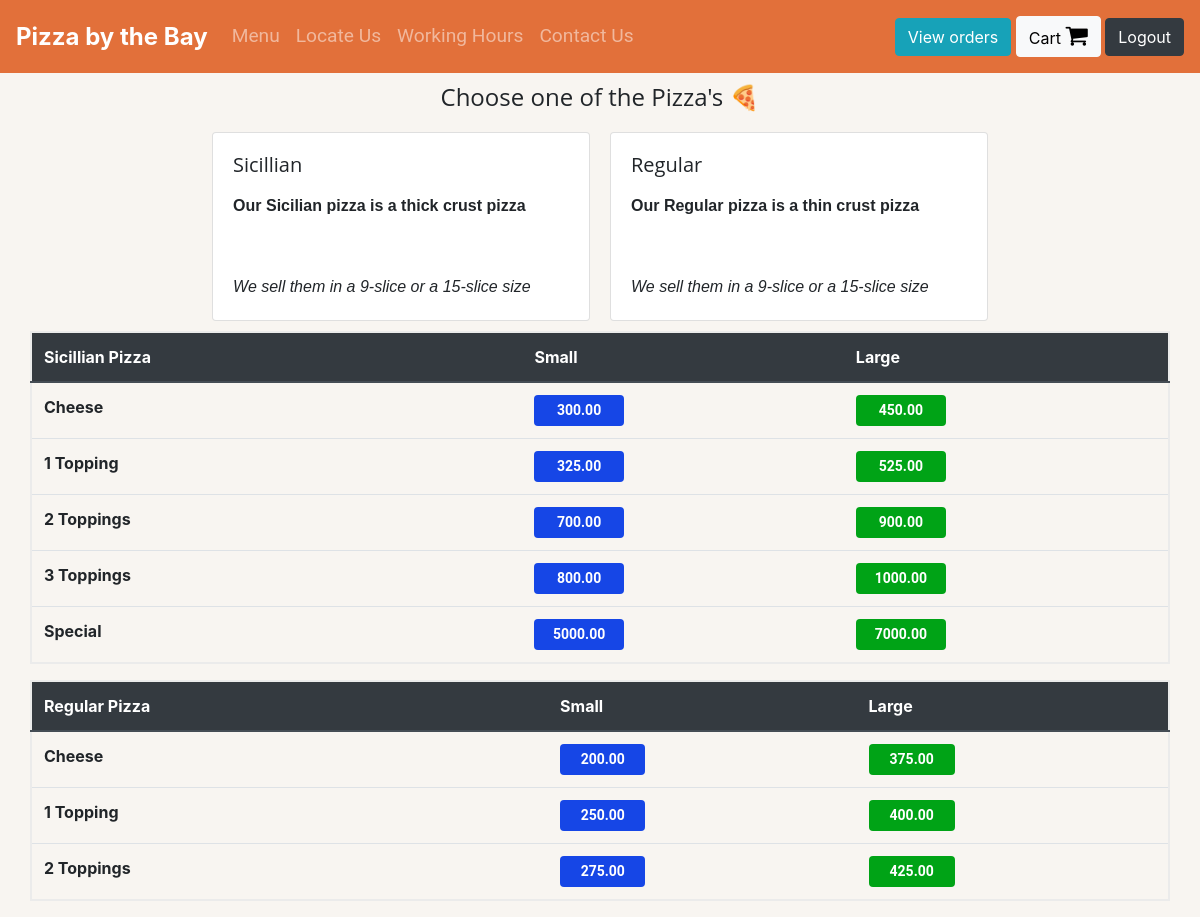
The page /Pizza (signed in) on the database its author committed.
### orders/models.py (models this page shows, shortened)
class SicilianPizza(models.Model):
    pizza_choice = models.CharField(max_length=200)
    small_price = models.DecimalField(max_digits=6, decimal_places=2)
    large_price = models.DecimalField(max_digits=6, decimal_places=2)
    category_description = models.TextField() #make this the wysiwyg text field

class RegularPizza(models.Model):
    pizza_choice = models.CharField(max_length=200)
    small_price = models.DecimalField(max_digits=6, decimal_places=2)
    large_price = models.DecimalField(max_digits=6, decimal_places=2)
    category_description = models.TextField() #make this the wysiwyg text field

### orders/views.py (the view)
# urls.py: path("Pizza", views.pizza, name="pizza"),
def pizza(request):
    if request.user.is_authenticated:
        return render(request, "orders/pizza.html", context = {"regular_pizza":RegularPizza.objects.all, "sicillian_pizza":SicilianPizza.objects.all , "toppings":Toppings.objects.all, "number_of_toppings":[1,2,3]})
    else:
        return redirect("orders:login")

### orders/models.py (called while the page is built)
    def __str__(self):
        return f"{self.topping_name}"

### orders/templates/orders/pizza.html (shortened to what this page needs)
{% extends 'orders/header.html' %}
{% block content %}
    <div class="container">
      <h4 style="margin:10px; text-align:center; font-family: 'Open Sans', sans-serif"> Choose one of the Pizza's &#x1f355 </h4>
      <div class="row justify-content-center" style="font-family: 'Open Sans', sans-serif">
            <div class="card" id="sicillian_pizza_card" style="width: 10cm; margin:10px;height: 5cm;">
              <div class="card-body">
                <h5 class="card-title">Sicillian </h5>
                {% for pizza in sicillian_pizza %}
                  {% if pizza.category_description != "default" %}
                    <p class="card-text">{{ pizza.category_description | safe }}</p>
                  {% endif %}
                {% endfor %}
              </div>
            </div>
            <div class="card" id="regular_pizza_card" style="width: 10cm; margin:10px; height:5cm">
              <div class="card-body">
                <h5 class="card-title" >Regular </h5>
                {% for pizza in regular_pizza %}
                  {% if pizza.category_description != "default" %}
                    <p class="card-text">{{ pizza.category_description | safe}}</p>
                  {% endif %}
                {% endfor %}
              </div>
            </div>
      </div>
      <div class="row" >
        <table class="table" id="sicillian_pizza_table" style="border: 2px solid rgb(235, 235, 235)">
          <thead class="thead-dark">
            <tr>
              <th scope="col">Sicillian Pizza</th>
              <th scope="col">Small</th>
              <th scope="col">Large</th>
            </tr>
          </thead>
          <tbody>
            {% for pizza in sicillian_pizza %}
              <tr>
                <th>{{pizza.pizza_choice}}</th>
                {% if forloop.counter0 in number_of_toppings %}
                  <td><button type="button" style="font-family: Roboto, sans-serif; outline: 0;
                    background-color: #1646e6;
                    width: 30%;
                    border: 0;
                    padding: 5px;
                    color: #FFFFFF;
                    font-size: 14px; cursor: pointer;"  class="btn btn-primary add_to_cart"  onclick="pizza_toppings({{forloop.counter0}}, 'Small Sicillian', {{pizza.small_price}})"><strong>{{pizza.small_price}}</strong></button></td>
                  <td><button type="button" style="font-family: Roboto, sans-serif; outline: 0;
                    background-color: #00a316;
                    width: 30%;
                    border: 0;
                    padding: 5px;
                    color: #FFFFFF;
                    font-size: 14px; cursor: pointer;"class="btn btn-success add_to_cart"  onclick="pizza_toppings({{forloop.counter0}}, 'Large Sicillian', {{pizza.large_price}})"><strong>{{pizza.large_price}}</strong></button></td>
                {% else %}
                  <td><button type="button" style="font-family: Roboto, sans-serif; outline: 0;
                    background-color: #1646e6;
                    width: 30%;
                    border: 0;
                    padding: 5px;
                    color: #FFFFFF;
                    font-size: 14px; cursor: pointer;"class="btn btn-primary add_to_cart"  onclick="add_to_cart({item_description: 'Small Sicillian Pizza - {{pizza.pizza_choice}}' , price: {{pizza.small_price}} })"><strong>{{pizza.small_price}}</strong></button></td>
                  <td><button type="button" style="font-family: Roboto, sans-serif; outline: 0;
                    background-color: #00a316;
                    width: 30%;
                    border: 0;
                    padding: 5px;
                    color: #FFFFFF;
                    font-size: 14px; cursor: pointer;" class="btn btn-success add_to_cart"  onclick="add_to_cart({item_description: 'Large Sicillian Pizza - {{pizza.pizza_choice}}' , price: {{pizza.large_price}} })"><strong>{{pizza.large_price}}</strong></button></td>
                {% endif %}
              </tr>
            {% endfor %}
          </tbody>
        </table>
        <table class="table" id="regular_pizza_table" style="border: 2px solid rgb(235, 235, 235)">
          <thead class="thead-dark">
            <tr>
              <th scope="col">Regular Pizza</th>
              <th scope="col">Small</th>
              <th scope="col">Large</th>
            </tr>
          </thead>
          <tbody>
            {% for pizza in regular_pizza %}
              <tr>
                <th>{{pizza.pizza_choice}}</th>
                {% if forloop.counter0 in number_of_toppings %}
                  <td><button type="button" style="font-family: Roboto, sans-serif; outline: 0;
                    background-color: #1646e6;
                    width: 30%;
                    border: 0;
                    padding: 5px;
                    color: #FFFFFF;
                    font-size: 14px; cursor: pointer;"class="btn btn-primary add_to_cart"  onclick="pizza_toppings({{forloop.counter0}}, 'Small Regular', {{pizza.small_price}})"><strong>{{pizza.small_price}}</strong></button></td>
                  <td><button type="button" style="font-family: Roboto, sans-serif; outline: 0;
                    background-color: #00a316;
                    width: 30%;
                    border: 0;
                    padding: 5px;
                    color: #FFFFFF;
                    font-size: 14px; cursor: pointer;" class="btn btn-success add_to_cart"  onclick="pizza_toppings({{forloop.counter0}}, 'Large Regular', {{pizza.large_price}})"><strong>{{pizza.large_price}}</strong></button></td>
                {% else %}
                  <td><button type="button" style="font-family: Roboto, sans-serif; outline: 0;
                    background-color: #1646e6;
                    width: 30%;
                    border: 0;
                    padding: 5px;
                    color: #FFFFFF;
                    font-size: 14px; cursor: pointer;"class="btn btn-primary add_to_cart"  onclick="add_to_cart({item_description: 'Small Regular Pizza - {{pizza.pizza_choice}}' , price: {{pizza.small_price}} })"><strong>{{pizza.small_price}}</strong></button></td>
                  <td><button type="button" style="font-family: Roboto, sans-serif; outline: 0;
                   background-color: #00a316;
                    width: 30%;
                    border: 0;
                    padding: 5px;
                    color: #FFFFFF;
                    font-size: 14px; cursor: pointer;" class="btn btn-success add_to_cart"  onclick="add_to_cart({item_description: 'Large Regular Pizza - {{pizza.pizza_choice}}' , price: {{pizza.large_price}} })"><strong>{{pizza.large_price}}</strong></button></td>
                {% endif %}
              </tr>
            {% endfor %}
          </tbody>
        </table>
      </div>
    </div>
{% endblock %}

### orders/templates/orders/header.html (shortened to what this page needs)
<!doctype html>
<html lang="en">
  <head>
    <link rel="stylesheet" href="https://stackpath.bootstrapcdn.com/bootstrap/4.3.1/css/bootstrap.min.css">
    <link rel="stylesheet" href="https://cdnjs.cloudflare.com/ajax/libs/font-awesome/4.7.0/css/font-awesome.min.css">
    <link href="https://cdnjs.cloudflare.com/ajax/libs/toastr.js/latest/toastr.min.css" rel="stylesheet"/>
    {% load static %}
    <link rel="stylesheet" href="{% static 'orders/main.js' %}">
  </head>
  <body style="background-color: #f8f5f1;">
    <nav class="navbar navbar-expand-lg navbar navbar-dark" style="background-color: #e2703a">
      <a class="navbar-brand" style="font-size:x-large; font-weight: 700;" href="#">Pizza by the Bay</a>
      <div class="collapse navbar-collapse" id="navbarText">
        {% if user.is_authenticated %}
        <ul class="navbar-nav mr-auto" style="font-family: 'Roboto', sans-serif; font-size: larger;">
          <li class="nav-item">
            <a class="nav-link" href="/">Menu</a>
          </li>
          <li class="nav-item">
            <a class="nav-link" href="/directions">Locate Us</a>
          </li>
          <li class="nav-item">
            <a class="nav-link" href="/hours">Working Hours</a>
          </li>
          <li class="nav-item">
            <a class="nav-link" href="/contact">Contact Us</a>
          </li>
        </ul>
        <span class="navbar-text">
          <a href="/view-orders" class="btn btn-info">View orders</a>
          <a href="/cart" id="cart_button" class="btn btn-light" style="color:black;">Cart <i class="fa fa-shopping-cart" style="font-size:24px;"></i></a>
          <button type="button" class="btn btn-dark" onclick="logout()">Logout</button>
        </span>
        {% endif %}
      </div>
    </nav>
    {% block content %}
    {% endblock %}
  </body>
</html>

### rows shown on the page
SicilianPizza: category_description "Our Sicilian pizza is a thick crust pizza We sell them in a 9-slice or a 15-slice size", pizza_choice "Cheese", small_price "300.00", large_price "450.00"
RegularPizza: category_description "Our Regular pizza is a thin crust pizza We sell them in a 9-slice or a 15-slice size", pizza_choice "Cheese", small_price "200.00", large_price "375.00"
SicilianPizza: pizza_choice "1 Topping", small_price "325.00", large_price "525.00"
SicilianPizza: pizza_choice "2 Toppings", small_price "700.00", large_price "900.00"
SicilianPizza: pizza_choice "3 Toppings", small_price "800.00", large_price "1000.00"
SicilianPizza: pizza_choice "Special", small_price "5000.00", large_price "7000.00"
RegularPizza: pizza_choice "1 Topping", small_price "250.00", large_price "400.00"
RegularPizza: pizza_choice "2 Toppings", small_price "275.00", large_price "425.00"
